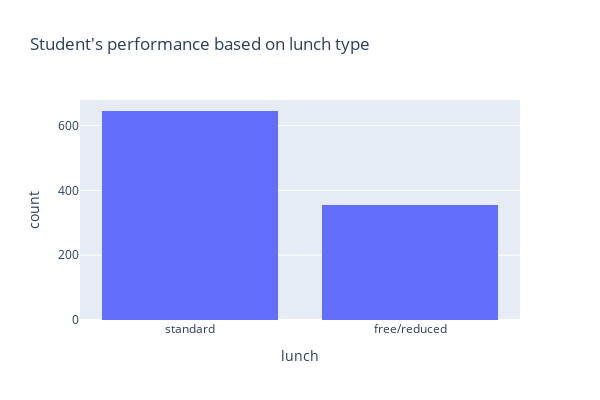

Notebook code cell kept with this figure:
### Code cell
import plotly.express as px

lunch_perf = px.histogram(df, x='lunch', title="Student's performance based on lunch type")
lunch_perf.update_layout(width=600, height=400,)
lunch_perf.show()

### Figure 1 — Plotly figure (JSON) as saved in the notebook; plotly's stock layout.template omitted (floating-point values rounded to 4 significant figures; data arrays with more than 128 entries replaced by an {"elided": "..."} marker saying what was removed)
{"data": [{"alignmentgroup": "True", "bingroup": "x", "hovertemplate": "lunch=%{x}<br>count=%{y}<extra></extra>", "legendgroup": "", "marker": {"color": "#636efa", "pattern": {"shape": ""}}, "name": "", "offsetgroup": "", "orientation": "v", "showlegend": false, "type": "histogram", "x": {"elided": "1000 str values"}, "xaxis": "x", "yaxis": "y"}], "layout": {"barmode": "relative", "height": 400, "legend": {"tracegroupgap": 0}, "title": {"text": "Student's performance based on lunch type"}, "width": 600, "xaxis": {"anchor": "y", "autorange": true, "domain": [0, 1], "range": [-0.5, 1.5], "title": {"text": "lunch"}, "type": "category"}, "yaxis": {"anchor": "x", "autorange": true, "domain": [0, 1], "range": [0, 678.9], "title": {"text": "count"}}}}
